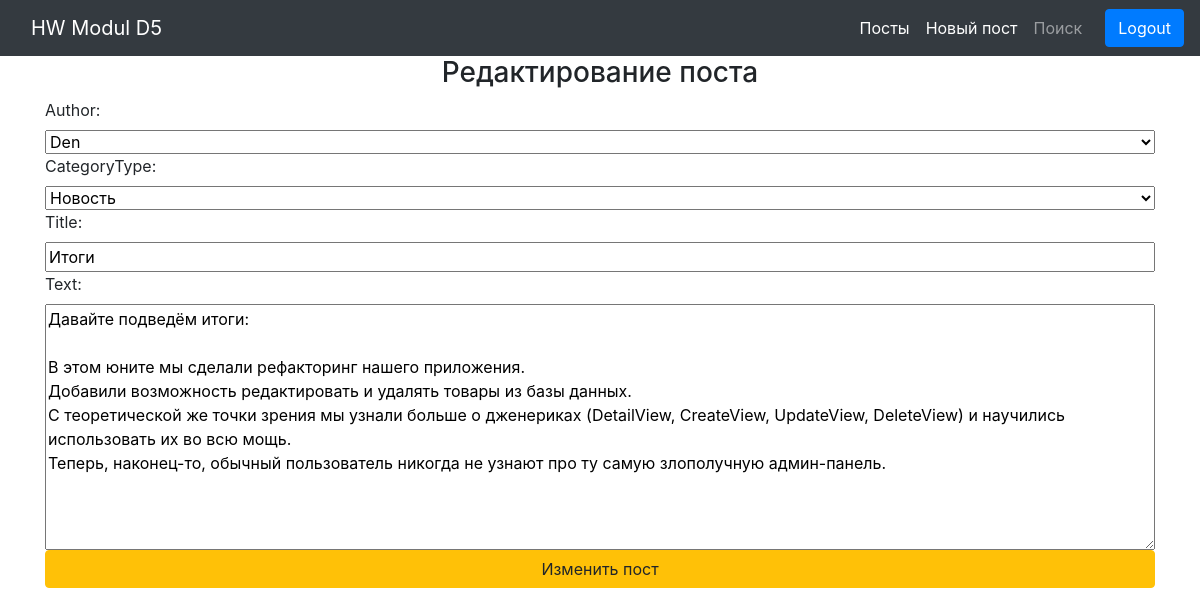
/edit/11 (signed in), run on an earlier commit of the app's database.
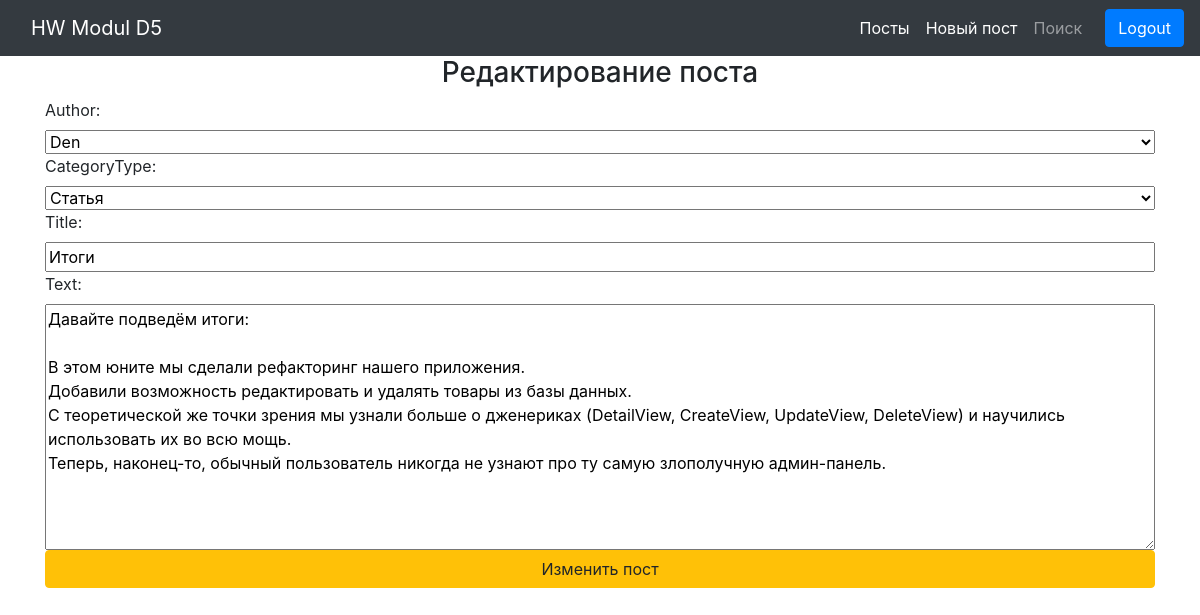
And on a later commit of the database.
### news/models.py (models this page shows, shortened)
class Post(models.Model):
    author = models.ForeignKey(Author, on_delete=models.CASCADE)
    NEWS = 'Новость'
    ARTICLE = 'Статья'
    CATEGORY_CHOICES = (
        (NEWS, 'Новость'),
        (ARTICLE, 'Статья'),
    )
    categoryType = models.CharField(
        max_length=7, choices=CATEGORY_CHOICES, default=ARTICLE)
    dateCreation = models.DateTimeField(auto_now_add=True)
    postCategory = models.ManyToManyField(Category, through='PostCategory')
    title = models.CharField(max_length=128)
    text = models.TextField()
    rating = models.SmallIntegerField(default=0)

### news/views.py (the view)
# urls.py: path('edit/<int:pk>', PostUpdate.as_view(), name='post_update'),
class PostUpdate(PermissionRequiredMixin, UpdateView):
    permission_required = ('news.change_post')
    template_name = 'flatpages/edit.html'
    form_class = PostForm
    def get_object(self, **kwargs):
        id = self.kwargs.get('pk')
        return Post.objects.get(pk=id)

### news/forms.py
class PostForm(ModelForm):
    class Meta:
        model = Post
        fields = ['author', 'categoryType', 'title', 'text']

### news/models.py (called while the page is built)
    def __str__(self) -> str:
        return self.authorUser.username

### templates/flatpages/edit.html (shortened to what this page needs)
{% extends 'flatpages/default.html' %}
{% block content %}
<h3>Редактирование поста</h3>
<form class="form" method="POST">
    {{ form }}
    <button type="submit" class="btn btn-warning">Изменить пост</button>
</form>
{% endblock content %}

What changed in the data, as far as the page shows it:
changed Post "Den": categoryType "Новость" → "Статья"
